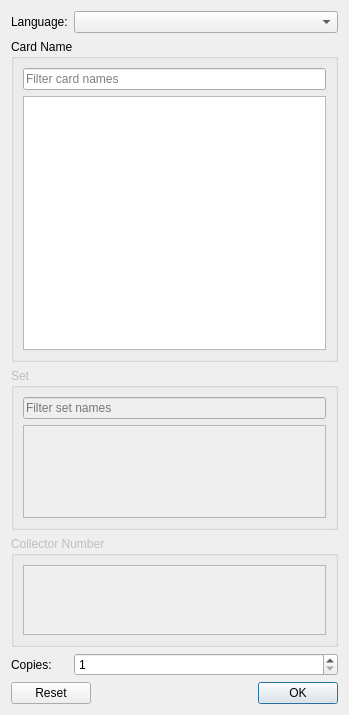
<?xml version="1.0" encoding="UTF-8"?>
<ui version="4.0">
 <class>AddCardWidget</class>
 <widget class="QWidget" name="AddCardWidget">
  <property name="geometry">
   <rect>
    <x>0</x>
    <y>0</y>
    <width>349</width>
    <height>715</height>
   </rect>
  </property>
  <layout class="QGridLayout" name="gridLayout">
   <item row="3" column="0" colspan="3">
    <widget class="QGroupBox" name="set_name_box">
     <property name="enabled">
      <bool>false</bool>
     </property>
     <property name="sizePolicy">
      <sizepolicy hsizetype="Preferred" vsizetype="Expanding">
       <horstretch>0</horstretch>
       <verstretch>5</verstretch>
      </sizepolicy>
     </property>
     <property name="toolTip">
      <string>The sets in which the currently selected card was printed.</string>
     </property>
     <property name="title">
      <string>Set</string>
     </property>
     <layout class="QVBoxLayout" name="verticalLayout_2">
      <item>
       <widget class="QLineEdit" name="set_name_filter">
        <property name="placeholderText">
         <string>Filter set names</string>
        </property>
        <property name="clearButtonEnabled">
         <bool>true</bool>
        </property>
       </widget>
      </item>
      <item>
       <widget class="QListView" name="set_name_list">
        <property name="editTriggers">
         <set>QAbstractItemView::NoEditTriggers</set>
        </property>
        <property name="alternatingRowColors">
         <bool>true</bool>
        </property>
       </widget>
      </item>
     </layout>
    </widget>
   </item>
   <item row="10" column="0" colspan="3">
    <widget class="QGroupBox" name="collector_number_box">
     <property name="enabled">
      <bool>false</bool>
     </property>
     <property name="sizePolicy">
      <sizepolicy hsizetype="Preferred" vsizetype="Expanding">
       <horstretch>0</horstretch>
       <verstretch>3</verstretch>
      </sizepolicy>
     </property>
     <property name="title">
      <string>Collector Number</string>
     </property>
     <layout class="QVBoxLayout" name="verticalLayout_3">
      <item>
       <widget class="QListView" name="collector_number_list">
        <property name="editTriggers">
         <set>QAbstractItemView::NoEditTriggers</set>
        </property>
        <property name="alternatingRowColors">
         <bool>true</bool>
        </property>
       </widget>
      </item>
     </layout>
    </widget>
   </item>
   <item row="2" column="0" colspan="3">
    <widget class="QGroupBox" name="card_name_box">
     <property name="sizePolicy">
      <sizepolicy hsizetype="Preferred" vsizetype="Expanding">
       <horstretch>0</horstretch>
       <verstretch>10</verstretch>
      </sizepolicy>
     </property>
     <property name="title">
      <string>Card Name</string>
     </property>
     <layout class="QVBoxLayout" name="verticalLayout">
      <item>
       <widget class="QLineEdit" name="card_name_filter">
        <property name="toolTip">
         <string>Filter the list below. Use  % (Percent signs) as wildcards matching any number of characters.</string>
        </property>
        <property name="placeholderText">
         <string>Filter card names</string>
        </property>
        <property name="clearButtonEnabled">
         <bool>true</bool>
        </property>
       </widget>
      </item>
      <item>
       <widget class="QListView" name="card_name_list">
        <property name="toolTip">
         <string>The filtered list of card names in the currently selected language. Click on an entry to select it and choose a printing.</string>
        </property>
        <property name="editTriggers">
         <set>QAbstractItemView::NoEditTriggers</set>
        </property>
        <property name="alternatingRowColors">
         <bool>true</bool>
        </property>
       </widget>
      </item>
     </layout>
    </widget>
   </item>
   <item row="0" column="1" colspan="2">
    <widget class="QComboBox" name="language_combo_box"/>
   </item>
   <item row="0" column="0">
    <widget class="QLabel" name="language_label">
     <property name="sizePolicy">
      <sizepolicy hsizetype="Maximum" vsizetype="Preferred">
       <horstretch>0</horstretch>
       <verstretch>0</verstretch>
      </sizepolicy>
     </property>
     <property name="text">
      <string>Language:</string>
     </property>
    </widget>
   </item>
   <item row="11" column="0">
    <widget class="QLabel" name="copies_label">
     <property name="sizePolicy">
      <sizepolicy hsizetype="Preferred" vsizetype="Preferred">
       <horstretch>0</horstretch>
       <verstretch>0</verstretch>
      </sizepolicy>
     </property>
     <property name="text">
      <string>Copies:</string>
     </property>
    </widget>
   </item>
   <item row="11" column="1" colspan="2">
    <widget class="QSpinBox" name="copies_input">
     <property name="minimum">
      <number>1</number>
     </property>
    </widget>
   </item>
   <item row="12" column="0" colspan="3">
    <widget class="QDialogButtonBox" name="button_box">
     <property name="standardButtons">
      <set>QDialogButtonBox::Ok|QDialogButtonBox::Reset</set>
     </property>
    </widget>
   </item>
  </layout>
 </widget>
 <resources/>
 <connections/>
</ui>
